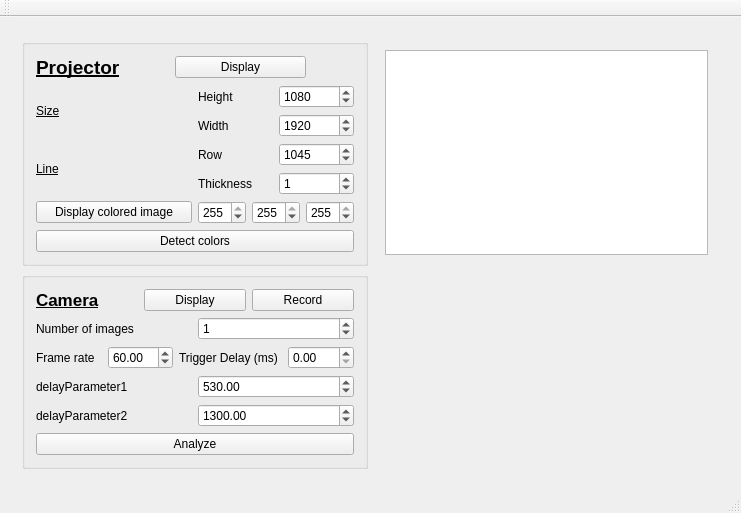
<?xml version="1.0" encoding="UTF-8"?>
<ui version="4.0">
 <class>MainWindow</class>
 <widget class="QMainWindow" name="MainWindow">
  <property name="geometry">
   <rect>
    <x>0</x>
    <y>0</y>
    <width>741</width>
    <height>496</height>
   </rect>
  </property>
  <property name="windowTitle">
   <string>MainWindow</string>
  </property>
  <widget class="QWidget" name="centralWidget">
   <layout class="QGridLayout" name="gridLayout_3">
    <item row="0" column="0">
     <widget class="QWidget" name="widget" native="true">
      <property name="sizePolicy">
       <sizepolicy hsizetype="Expanding" vsizetype="Preferred">
        <horstretch>0</horstretch>
        <verstretch>0</verstretch>
       </sizepolicy>
      </property>
      <layout class="QGridLayout" name="gridLayout_2">
       <item row="0" column="0">
        <widget class="QGroupBox" name="groupBox_2">
         <property name="sizePolicy">
          <sizepolicy hsizetype="Preferred" vsizetype="Preferred">
           <horstretch>0</horstretch>
           <verstretch>0</verstretch>
          </sizepolicy>
         </property>
         <property name="maximumSize">
          <size>
           <width>16777215</width>
           <height>16777215</height>
          </size>
         </property>
         <property name="autoFillBackground">
          <bool>true</bool>
         </property>
         <layout class="QVBoxLayout" name="verticalLayout_2">
          <item>
           <layout class="QHBoxLayout" name="horizontalLayout_13">
            <item>
             <widget class="QLabel" name="label_8">
              <property name="font">
               <font>
                <pointsize>14</pointsize>
                <weight>75</weight>
                <bold>true</bold>
                <underline>true</underline>
               </font>
              </property>
              <property name="text">
               <string>Projector</string>
              </property>
             </widget>
            </item>
            <item>
             <spacer name="horizontalSpacer">
              <property name="orientation">
               <enum>Qt::Horizontal</enum>
              </property>
              <property name="sizeHint" stdset="0">
               <size>
                <width>40</width>
                <height>20</height>
               </size>
              </property>
             </spacer>
            </item>
            <item>
             <widget class="QPushButton" name="proj_display">
              <property name="minimumSize">
               <size>
                <width>131</width>
                <height>0</height>
               </size>
              </property>
              <property name="maximumSize">
               <size>
                <width>131</width>
                <height>16777215</height>
               </size>
              </property>
              <property name="text">
               <string>Display</string>
              </property>
             </widget>
            </item>
            <item>
             <spacer name="horizontalSpacer_2">
              <property name="orientation">
               <enum>Qt::Horizontal</enum>
              </property>
              <property name="sizeHint" stdset="0">
               <size>
                <width>40</width>
                <height>20</height>
               </size>
              </property>
             </spacer>
            </item>
           </layout>
          </item>
          <item>
           <layout class="QHBoxLayout" name="horizontalLayout_20">
            <item>
             <widget class="QLabel" name="label_2">
              <property name="minimumSize">
               <size>
                <width>70</width>
                <height>0</height>
               </size>
              </property>
              <property name="font">
               <font>
                <underline>true</underline>
               </font>
              </property>
              <property name="text">
               <string>Size</string>
              </property>
             </widget>
            </item>
            <item>
             <layout class="QVBoxLayout" name="verticalLayout_4">
              <item>
               <layout class="QHBoxLayout" name="horizontalLayout_8">
                <item>
                 <widget class="QLabel" name="label_6">
                  <property name="text">
                   <string>Height</string>
                  </property>
                 </widget>
                </item>
                <item>
                 <widget class="QSpinBox" name="proj_height">
                  <property name="maximum">
                   <number>3000</number>
                  </property>
                  <property name="value">
                   <number>1080</number>
                  </property>
                 </widget>
                </item>
               </layout>
              </item>
              <item>
               <layout class="QHBoxLayout" name="horizontalLayout_7">
                <item>
                 <widget class="QLabel" name="label_4">
                  <property name="text">
                   <string>Width</string>
                  </property>
                 </widget>
                </item>
                <item>
                 <widget class="QSpinBox" name="proj_width">
                  <property name="maximum">
                   <number>3000</number>
                  </property>
                  <property name="value">
                   <number>1920</number>
                  </property>
                 </widget>
                </item>
               </layout>
              </item>
             </layout>
            </item>
           </layout>
          </item>
          <item>
           <layout class="QHBoxLayout" name="horizontalLayout_19">
            <item>
             <widget class="QLabel" name="label_5">
              <property name="minimumSize">
               <size>
                <width>70</width>
                <height>0</height>
               </size>
              </property>
              <property name="font">
               <font>
                <underline>true</underline>
               </font>
              </property>
              <property name="text">
               <string>Line</string>
              </property>
             </widget>
            </item>
            <item>
             <layout class="QVBoxLayout" name="verticalLayout_3">
              <item>
               <layout class="QHBoxLayout" name="horizontalLayout_6">
                <item>
                 <widget class="QLabel" name="label_3">
                  <property name="text">
                   <string>Row</string>
                  </property>
                 </widget>
                </item>
                <item>
                 <widget class="QSpinBox" name="proj_row">
                  <property name="maximum">
                   <number>3000</number>
                  </property>
                  <property name="value">
                   <number>1045</number>
                  </property>
                 </widget>
                </item>
               </layout>
              </item>
              <item>
               <layout class="QHBoxLayout" name="horizontalLayout_5">
                <item>
                 <widget class="QLabel" name="label_7">
                  <property name="text">
                   <string>Thickness </string>
                  </property>
                 </widget>
                </item>
                <item>
                 <widget class="QSpinBox" name="proj_thickness">
                  <property name="maximum">
                   <number>3000</number>
                  </property>
                  <property name="value">
                   <number>1</number>
                  </property>
                 </widget>
                </item>
               </layout>
              </item>
             </layout>
            </item>
           </layout>
          </item>
          <item>
           <layout class="QHBoxLayout" name="horizontalLayout_11">
            <item>
             <widget class="QPushButton" name="proj_displayColor">
              <property name="text">
               <string>Display colored image</string>
              </property>
             </widget>
            </item>
            <item>
             <layout class="QHBoxLayout" name="horizontalLayout_10">
              <item>
               <widget class="QSpinBox" name="proj_blue">
                <property name="maximum">
                 <number>255</number>
                </property>
                <property name="value">
                 <number>255</number>
                </property>
               </widget>
              </item>
              <item>
               <widget class="QSpinBox" name="proj_green">
                <property name="maximum">
                 <number>255</number>
                </property>
                <property name="value">
                 <number>255</number>
                </property>
               </widget>
              </item>
              <item>
               <widget class="QSpinBox" name="proj_red">
                <property name="maximum">
                 <number>255</number>
                </property>
                <property name="value">
                 <number>255</number>
                </property>
               </widget>
              </item>
             </layout>
            </item>
           </layout>
          </item>
          <item>
           <widget class="QPushButton" name="detect_colors">
            <property name="text">
             <string>Detect colors</string>
            </property>
           </widget>
          </item>
         </layout>
        </widget>
       </item>
       <item row="0" column="1">
        <widget class="QWidget" name="widget_4" native="true">
         <layout class="QGridLayout" name="gridLayout">
          <item row="0" column="0">
           <widget class="QGraphicsView" name="cam_image">
            <property name="sizePolicy">
             <sizepolicy hsizetype="Expanding" vsizetype="Expanding">
              <horstretch>0</horstretch>
              <verstretch>0</verstretch>
             </sizepolicy>
            </property>
           </widget>
          </item>
         </layout>
        </widget>
       </item>
       <item row="1" column="0">
        <widget class="QGroupBox" name="groupBox_3">
         <property name="sizePolicy">
          <sizepolicy hsizetype="Preferred" vsizetype="Preferred">
           <horstretch>0</horstretch>
           <verstretch>0</verstretch>
          </sizepolicy>
         </property>
         <property name="maximumSize">
          <size>
           <width>16777215</width>
           <height>16777215</height>
          </size>
         </property>
         <property name="autoFillBackground">
          <bool>false</bool>
         </property>
         <layout class="QVBoxLayout" name="verticalLayout">
          <item>
           <layout class="QHBoxLayout" name="horizontalLayout_4">
            <item>
             <widget class="QLabel" name="label_15">
              <property name="font">
               <font>
                <pointsize>13</pointsize>
                <weight>75</weight>
                <bold>true</bold>
                <underline>true</underline>
               </font>
              </property>
              <property name="text">
               <string>Camera</string>
              </property>
             </widget>
            </item>
            <item>
             <widget class="QPushButton" name="cam_display">
              <property name="text">
               <string>Display</string>
              </property>
             </widget>
            </item>
            <item>
             <widget class="QPushButton" name="cam_record">
              <property name="text">
               <string>Record</string>
              </property>
             </widget>
            </item>
           </layout>
          </item>
          <item>
           <layout class="QHBoxLayout" name="horizontalLayout_3">
            <item>
             <widget class="QLabel" name="label">
              <property name="text">
               <string>Number of images </string>
              </property>
             </widget>
            </item>
            <item>
             <widget class="QSpinBox" name="cam_nbimages">
              <property name="value">
               <number>1</number>
              </property>
             </widget>
            </item>
           </layout>
          </item>
          <item>
           <layout class="QHBoxLayout" name="horizontalLayout_2">
            <item>
             <widget class="QLabel" name="label_9">
              <property name="text">
               <string>Frame rate</string>
              </property>
             </widget>
            </item>
            <item>
             <widget class="QDoubleSpinBox" name="cam_framerate">
              <property name="maximum">
               <double>350.000000000000000</double>
              </property>
              <property name="value">
               <double>60.000000000000000</double>
              </property>
             </widget>
            </item>
             <item>
               <widget class="QLabel" name="label_td">
                 <property name="text">
                   <string>Trigger Delay (ms) </string>
                 </property>
               </widget>
             </item>
             <item>
               <widget class="QDoubleSpinBox" name="trigger_delay">
                 <property name="maximum">
                   <double>16</double>
                 </property>
                 <property name="value">
                   <double>0.0</double>
                 </property>
               </widget>
             </item>
           </layout>
          </item>
          <item>
             <layout class="QHBoxLayout" name="horizontalLayout_12">
               <item>
                 <widget class="QLabel" name="label">
                   <property name="text">
                     <string>delayParameter1 </string>
                   </property>
                 </widget>
               </item>
               <item>
                 <widget class="QDoubleSpinBox" name="delayParameter1">
                   
                   <property name="maximum">
                     <double>1500</double>
                   </property>
                   <property name="value">
                     <double>530</double>
                   </property>
                 </widget>
               </item>
             </layout>
           </item>
           <item>
             <layout class="QHBoxLayout" name="horizontalLayout_21">
               <item>
                 <widget class="QLabel" name="label_9">
                   <property name="text">
                     <string>delayParameter2</string>
                   </property>
                 </widget>
               </item>
               <item>
                 <widget class="QDoubleSpinBox" name="delayParameter2">
                   <property name="maximum">
                     <double>1500</double>
                   </property>
                   <property name="decimals">
                     <double>5</double>
                   </property>
                   <property name="value">
                     <double>1300</double>
                   </property>
                 </widget>
               </item>
             </layout>
          </item>
          <item>
           <widget class="QPushButton" name="analyze">
            <property name="text">
             <string>Analyze</string>
            </property>
           </widget>
          </item>
         </layout>
        </widget>
       </item>
      </layout>
     </widget>
    </item>
   </layout>
  </widget>
  <widget class="QMenuBar" name="menuBar">
   <property name="geometry">
    <rect>
     <x>0</x>
     <y>0</y>
     <width>741</width>
     <height>21</height>
    </rect>
   </property>
  </widget>
  <widget class="QToolBar" name="mainToolBar">
   <attribute name="toolBarArea">
    <enum>TopToolBarArea</enum>
   </attribute>
   <attribute name="toolBarBreak">
    <bool>false</bool>
   </attribute>
  </widget>
  <widget class="QStatusBar" name="statusBar"/>
 </widget>
 <layoutdefault spacing="6" margin="11"/>
 <resources/>
 <connections/>
</ui>
